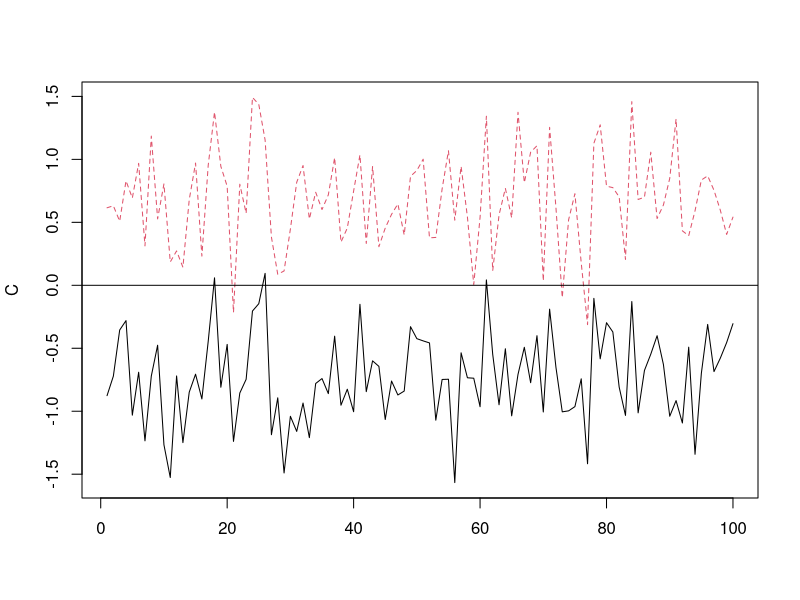
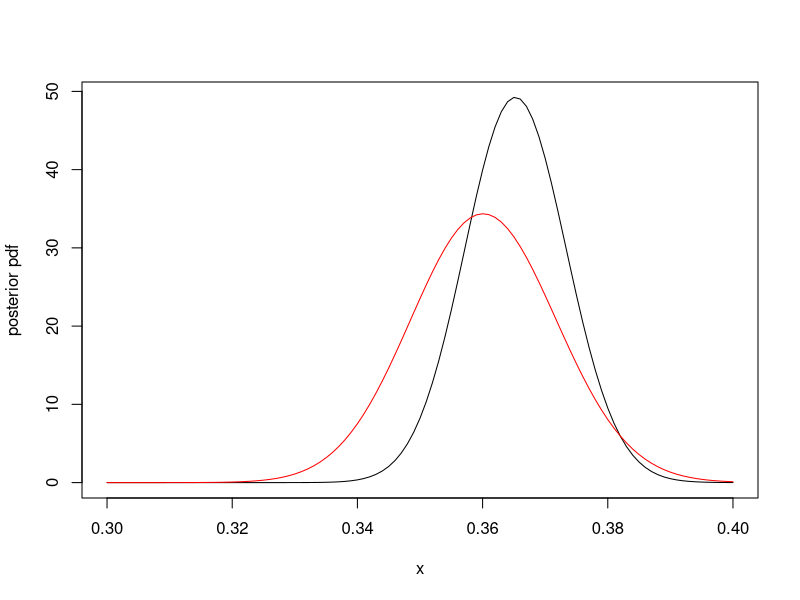

These figures' R source, in order:
## ---- chunk 1

x = t.test(rnorm(10))
x
names(x)
x$conf.int
## ---- chunk 2
f=function(t){x=t.test(rnorm(t));as.vector(x$conf.int)};
f(10);
f(20);
t <- as.matrix(rep(10,100));
C <- t(apply(t,1,f)); #this is a trick so we don't have to program
matplot(C,type="l"); #a matrix plot
abline(0,0) #includes a line at 0
## ---- chunk 3

num = (C[, 1] < 0) & (C[, 2] > 0)
sum(num)/nrow(C)
## ---- chunk 4

curve(dbeta(x, 1291, 2243), from=0.3, to=0.4, ylab='posterior pdf')
curve(dbeta(x, 616, 1094), from=0.3, to=0.4, add=TRUE, col='red', ylab='posterior pdf')
## ---- chunk 5
qbeta(c(0.025, 0.975), 1291, 2243)
## ---- chunk 6
qbeta(c(0.025, 0.975), 616, 1094)
